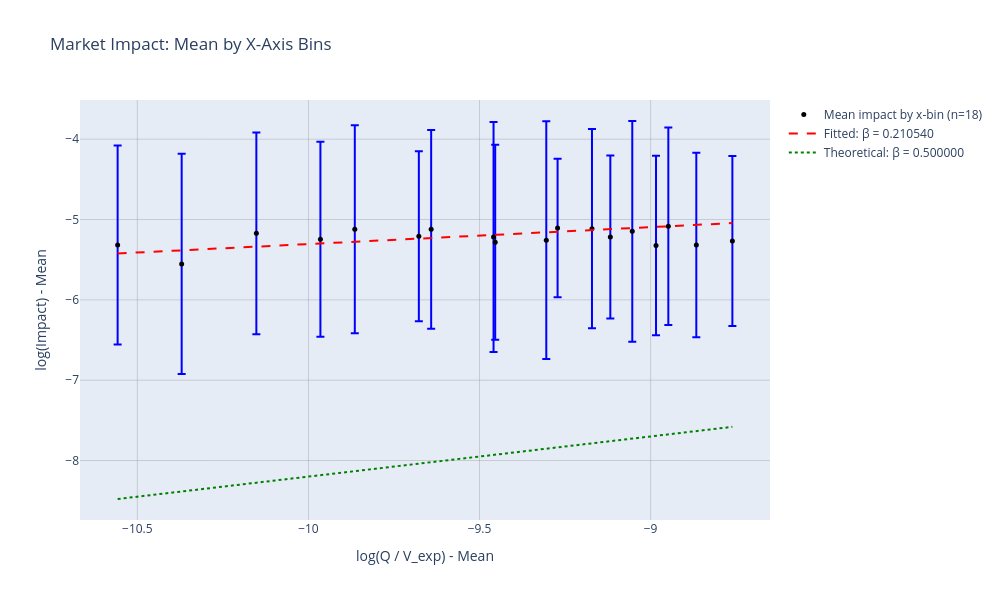

Source (notebook cell):
### Code cell
# Calculate mean and std for each x-axis bin across all samples
import numpy as np

# First, let's check what columns are available in points_df
print("Available columns in points_df:", points_df.columns.tolist())

# Get all valid x and y values
x_values = points_df['x'].to_numpy()
y_values = points_df['y'].to_numpy()

# Filter out invalid points
valid_mask = np.isfinite(x_values) & np.isfinite(y_values) & (x_values != 0)
x_valid = x_values[valid_mask]
y_valid = y_values[valid_mask]

if len(x_valid) > 0:
    # Create bins for x-axis
    n_bins = 1000  # Number of bins
    x_min, x_max = x_valid.min(), x_valid.max()
    bin_edges = np.linspace(x_min, x_max, n_bins + 1)
    bin_centers = (bin_edges[:-1] + bin_edges[1:]) / 2
    
    # Calculate statistics for each bin
    bin_stats = []
    
    for i in range(n_bins):
        # Find points in this bin
        bin_mask = (x_valid >= bin_edges[i]) & (x_valid < bin_edges[i + 1])
        if i == n_bins - 1:  # Include the last edge in the final bin
            bin_mask = (x_valid >= bin_edges[i]) & (x_valid <= bin_edges[i + 1])
        
        x_bin = x_valid[bin_mask]
        y_bin = y_valid[bin_mask]
        
        if len(x_bin) > 0:
            x_mean = np.mean(x_bin)
            x_std = np.std(x_bin)
            y_mean = np.mean(y_bin)
            y_std = np.std(y_bin)
            
            bin_stats.append({
                'bin_number': i + 1,
                'bin_center': bin_centers[i],
                'x_mean': x_mean,
                'x_std': x_std,
                'y_mean': y_mean,
                'y_std': y_std,
                'n_points': len(x_bin),
                'x_min': x_bin.min(),
                'x_max': x_bin.max()
            })

    # Convert to DataFrame for easier handling
    stats_df = pd.DataFrame(bin_stats)

    if len(stats_df) > 0:
        # Create the plotly figure
        fig = go.Figure()

        # Add scatter plot with error bars (only y-axis std)
        fig.add_trace(go.Scatter(
            x=stats_df['x_mean'],
            y=stats_df['y_mean'],
            error_y=dict(type='data', array=stats_df['y_std'], visible=True, color='blue'),
            mode='markers',
            marker=dict(size=5, color='black', opacity=1.0),
            name=f'Mean impact by x-bin (n={len(stats_df)})',
            hovertemplate='Bin: %{customdata}<br>' +
                          'x_mean: %{x:.6f}<br>' +
                          'y_mean: %{y:.6f}<br>' +
                          'n_points: %{customdata}<br>' +
                          '<extra></extra>',
            customdata=stats_df['bin_number']
        ))

        # Add fitted line if we have enough points
        if len(stats_df) >= 2:
            x_mean_valid = stats_df['x_mean'].to_numpy()
            y_mean_valid = stats_df['y_mean'].to_numpy()
            
            # Fit line to mean values
            beta_bins = beta_fit(x_mean_valid, y_mean_valid, alpha_global, method=est_method)
            
            if np.isfinite(beta_bins):
                x_range = np.linspace(x_mean_valid.min(), x_mean_valid.max(), 100)
                y_fitted = alpha_global + beta_bins * x_range
                fig.add_trace(go.Scatter(
                    x=x_range,
                    y=y_fitted,
                    mode='lines',
                    line=dict(color='red', dash='dash', width=2),
                    name=f'Fitted: β = {beta_bins:.6f}',
                    hovertemplate='Fitted line<br>' +
                                  'x: %{x:.6f}<br>' +
                                  'y: %{y:.6f}<br>' +
                                  '<extra></extra>'
                ))

        # Add theoretical line
        beta_theory = 0.5
        x_range_theory = np.linspace(stats_df['x_mean'].min(), stats_df['x_mean'].max(), 100)
        y_theory = alpha_global + beta_theory * x_range_theory
        fig.add_trace(go.Scatter(
            x=x_range_theory,
            y=y_theory,
            mode='lines',
            line=dict(color='green', dash='dot', width=2),
            name=f'Theoretical: β = {beta_theory:.6f}',
            hovertemplate='Theoretical line<br>' +
                          'x: %{x:.6f}<br>' +
                          'y: %{y:.6f}<br>' +
                          '<extra></extra>'
        ))

        # Update layout
        fig.update_layout(
            title='Market Impact: Mean by X-Axis Bins',
            xaxis_title='log(Q / V_exp) - Mean',
            yaxis_title='log(Impact) - Mean',
            width=1000,
            height=600,
            showlegend=True,
            hovermode='closest'
        )

        # Add grid
        fig.update_xaxes(showgrid=True, gridwidth=1, gridcolor='rgba(128,128,128,0.3)')
        fig.update_yaxes(showgrid=True, gridwidth=1, gridcolor='rgba(128,128,128,0.3)')

        # Display the plot
        fig.show()

        # Print summary statistics
        print(f"Number of x-bins analyzed: {len(stats_df)}")
        print(f"Number of bins: {n_bins}")
        print(f"Total points used: {len(x_valid)}")
        print(f"Alpha (fixed intercept): {alpha_global:.6f}")
        if len(stats_df) >= 2 and 'beta_bins' in locals() and np.isfinite(beta_bins):
            print(f"Fitted Beta (x-bin means): {beta_bins:.6f}")
        print(f"Theoretical Beta: {beta_theory:.6f}")
        print(f"X-axis range: [{x_min:.6f}, {x_max:.6f}]")
        
        # Print bin details
        print("\nBin details:")
        for _, row in stats_df.iterrows():
            print(f"Bin {int(row['bin_number'])}: x=[{row['x_min']:.6f}, {row['x_max']:.6f}], "
                  f"x_mean={row['x_mean']:.6f}, y_mean={row['y_mean']:.6f}, n={int(row['n_points'])}")
    else:
        print("No valid bin data found for analysis")
else:
    print("No valid data points found for analysis")

### Figure 1 — Plotly figure (JSON) as saved in the notebook; plotly's stock layout.template omitted (floating-point values rounded to 4 significant figures)
{"data": [{"customdata": [1, 105, 226, 330, 386, 490, 511, 612, 615, 698, 716, 772, 802, 838, 876, 896, 942, 1000], "error_y": {"array": [1.239, 1.372, 1.255, 1.213, 1.296, 1.058, 1.237, 1.432, 1.214, 1.479, 0.8617, 1.24, 1.014, 1.374, 1.117, 1.23, 1.149, 1.057], "color": "blue", "type": "data", "visible": true}, "hovertemplate": "Bin: %{customdata}<br>x_mean: %{x:.6f}<br>y_mean: %{y:.6f}<br>n_points: %{customdata}<br><extra></extra>", "marker": {"color": "black", "opacity": 1, "size": 5}, "mode": "markers", "name": "Mean impact by x-bin (n=18)", "type": "scatter", "x": [-10.56, -10.37, -10.15, -9.965, -9.865, -9.677, -9.641, -9.459, -9.454, -9.305, -9.272, -9.171, -9.118, -9.054, -8.984, -8.948, -8.866, -8.761], "y": [-5.316, -5.552, -5.172, -5.247, -5.121, -5.208, -5.122, -5.218, -5.282, -5.257, -5.106, -5.114, -5.218, -5.147, -5.324, -5.084, -5.317, -5.267]}, {"hovertemplate": "Fitted line<br>x: %{x:.6f}<br>y: %{y:.6f}<br><extra></extra>", "line": {"color": "red", "dash": "dash", "width": 2}, "mode": "lines", "name": "Fitted: β = 0.210540", "type": "scatter", "x": [-10.56, -10.54, -10.52, -10.5, -10.49, -10.47, -10.45, -10.43, -10.41, -10.39, -10.38, -10.36, -10.34, -10.32, -10.3, -10.29, -10.27, -10.25, -10.23, -10.21, -10.19, -10.18, -10.16, -10.14, -10.12, -10.1, -10.09, -10.07, -10.05, -10.03, -10.01, -9.995, -9.977, -9.959, -9.941, -9.922, -9.904, -9.886, -9.868, -9.85, -9.832, -9.814, -9.795, -9.777, -9.759, -9.741, -9.723, -9.705, -9.687, -9.668, -9.65, -9.632, -9.614, -9.596, -9.578, -9.56, -9.541, -9.523, -9.505, -9.487, -9.469, -9.451, -9.433, -9.414, -9.396, -9.378, -9.36, -9.342, -9.324, -9.305, -9.287, -9.269, -9.251, -9.233, -9.215, -9.197, -9.178, -9.16, -9.142, -9.124, -9.106, -9.088, -9.07, -9.051, -9.033, -9.015, -8.997, -8.979, -8.961, -8.943, -8.924, -8.906, -8.888, -8.87, -8.852, -8.834, -8.815, -8.797, -8.779, -8.761], "y": [-5.423, -5.419, -5.415, -5.411, -5.408, -5.404, -5.4, -5.396, -5.392, -5.389, -5.385, -5.381, -5.377, -5.373, -5.369, -5.366, -5.362, -5.358, -5.354, -5.35, -5.347, -5.343, -5.339, -5.335, -5.331, -5.327, -5.324, -5.32, -5.316, -5.312, -5.308, -5.304, -5.301, -5.297, -5.293, -5.289, -5.285, -5.282, -5.278, -5.274, -5.27, -5.266, -5.262, -5.259, -5.255, -5.251, -5.247, -5.243, -5.24, -5.236, -5.232, -5.228, -5.224, -5.22, -5.217, -5.213, -5.209, -5.205, -5.201, -5.198, -5.194, -5.19, -5.186, -5.182, -5.178, -5.175, -5.171, -5.167, -5.163, -5.159, -5.155, -5.152, -5.148, -5.144, -5.14, -5.136, -5.133, -5.129, -5.125, -5.121, -5.117, -5.113, -5.11, -5.106, -5.102, -5.098, -5.094, -5.091, -5.087, -5.083, -5.079, -5.075, -5.071, -5.068, -5.064, -5.06, -5.056, -5.052, -5.049, -5.045]}, {"hovertemplate": "Theoretical line<br>x: %{x:.6f}<br>y: %{y:.6f}<br><extra></extra>", "line": {"color": "green", "dash": "dot", "width": 2}, "mode": "lines", "name": "Theoretical: β = 0.500000", "type": "scatter", "x": [-10.56, -10.54, -10.52, -10.5, -10.49, -10.47, -10.45, -10.43, -10.41, -10.39, -10.38, -10.36, -10.34, -10.32, -10.3, -10.29, -10.27, -10.25, -10.23, -10.21, -10.19, -10.18, -10.16, -10.14, -10.12, -10.1, -10.09, -10.07, -10.05, -10.03, -10.01, -9.995, -9.977, -9.959, -9.941, -9.922, -9.904, -9.886, -9.868, -9.85, -9.832, -9.814, -9.795, -9.777, -9.759, -9.741, -9.723, -9.705, -9.687, -9.668, -9.65, -9.632, -9.614, -9.596, -9.578, -9.56, -9.541, -9.523, -9.505, -9.487, -9.469, -9.451, -9.433, -9.414, -9.396, -9.378, -9.36, -9.342, -9.324, -9.305, -9.287, -9.269, -9.251, -9.233, -9.215, -9.197, -9.178, -9.16, -9.142, -9.124, -9.106, -9.088, -9.07, -9.051, -9.033, -9.015, -8.997, -8.979, -8.961, -8.943, -8.924, -8.906, -8.888, -8.87, -8.852, -8.834, -8.815, -8.797, -8.779, -8.761], "y": [-8.479, -8.47, -8.461, -8.452, -8.443, -8.434, -8.425, -8.415, -8.406, -8.397, -8.388, -8.379, -8.37, -8.361, -8.352, -8.343, -8.334, -8.325, -8.316, -8.307, -8.297, -8.288, -8.279, -8.27, -8.261, -8.252, -8.243, -8.234, -8.225, -8.216, -8.207, -8.198, -8.189, -8.18, -8.17, -8.161, -8.152, -8.143, -8.134, -8.125, -8.116, -8.107, -8.098, -8.089, -8.08, -8.071, -8.062, -8.052, -8.043, -8.034, -8.025, -8.016, -8.007, -7.998, -7.989, -7.98, -7.971, -7.962, -7.953, -7.944, -7.935, -7.925, -7.916, -7.907, -7.898, -7.889, -7.88, -7.871, -7.862, -7.853, -7.844, -7.835, -7.826, -7.817, -7.808, -7.798, -7.789, -7.78, -7.771, -7.762, -7.753, -7.744, -7.735, -7.726, -7.717, -7.708, -7.699, -7.69, -7.68, -7.671, -7.662, -7.653, -7.644, -7.635, -7.626, -7.617, -7.608, -7.599, -7.59, -7.581]}], "layout": {"height": 600, "hovermode": "closest", "showlegend": true, "title": {"text": "Market Impact: Mean by X-Axis Bins"}, "width": 1000, "xaxis": {"gridcolor": "rgba(128,128,128,0.3)", "gridwidth": 1, "showgrid": true, "title": {"text": "log(Q / V_exp) - Mean"}}, "yaxis": {"gridcolor": "rgba(128,128,128,0.3)", "gridwidth": 1, "showgrid": true, "title": {"text": "log(Impact) - Mean"}}}}
